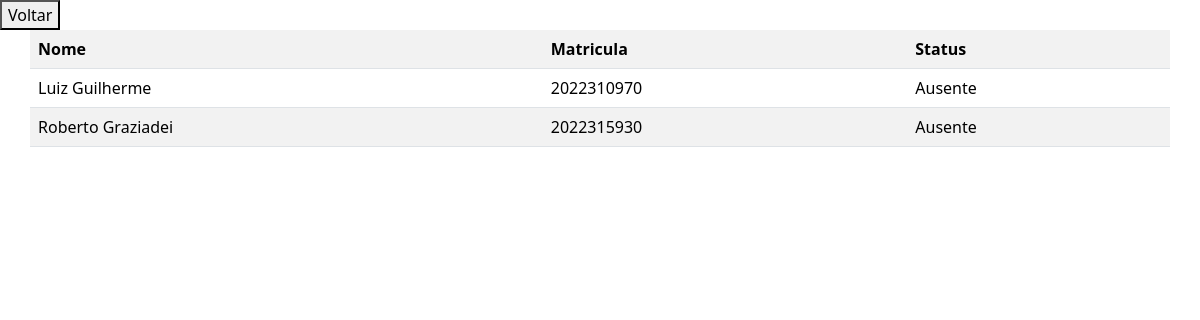
Page /crud/crud_presenca/listar.php?id_disciplinas=17&id_turma=310 (signed in) on the earlier database version.
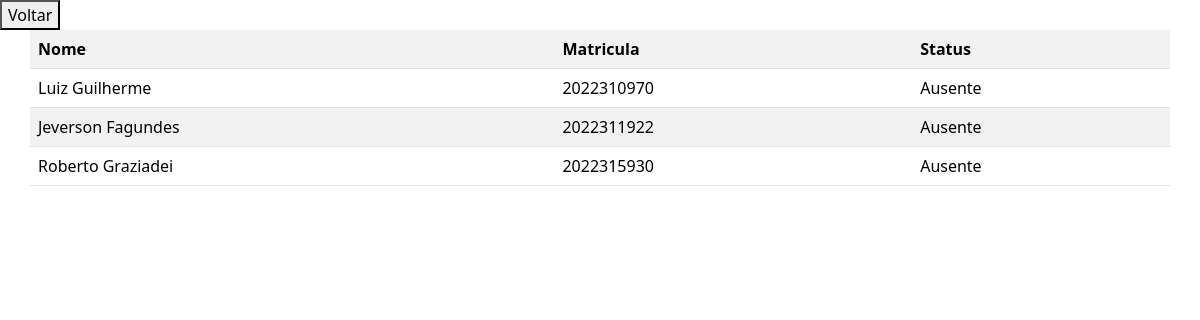
Same page on the later database version.
### tables this page shows
CREATE TABLE IF NOT EXISTS `aluno` (
  `matricula` int NOT NULL AUTO_INCREMENT,
  `nome` varchar(255) NOT NULL,
  `turma` int NOT NULL,
  PRIMARY KEY (`matricula`)
);

### crud/crud_presenca/listar.php (the view, shortened to what this page needs)
<?php
include('../../conecta.php');
$id_disciplinas = $_GET['id_disciplinas'];
$id_turma = $_GET['id_turma'];
$data = new DateTime('now');
$agora = $data->format('Y-m-d');
$sql = "SELECT DISTINCT matricula, nome, presenca FROM aluno
LEFT JOIN presenca ON (presenca.fk_aluno_matricula = aluno.matricula) and (date (presenca.hr_batida) = '$agora')
INNER JOIN turma ON turma.id_turma = aluno.turma
INNER JOIN horario ON horario.fk_turma_id_turma = turma.id_turma
WHERE horario.fk_disciplina_id_disciplina = $id_disciplinas AND horario.fk_turma_id_turma = $id_turma
";
$result = mysqli_query($conexao, $sql);
echo "<link rel='stylesheet' href='../../css/bootstrap.min.css'>";
echo '<table class="container table table-white table-striped">
<tr>
<th scope="col">Nome</th>
<th scope="col">Matricula</th>
<th scope="col">Status</th>
</tr>';
while ($dados = mysqli_fetch_assoc($result)) {
    echo '<tr>';
    echo '<td>' . $dados['nome'] . '</td>';
    echo '<td>' . $dados['matricula'] . '</td>';
    if ($dados['presenca'] != 1) {
        echo '<td>' .
        'Ausente'
        . '</td>';
    }
    echo '</tr>';
}
echo '<a href="../../QRcode/index.php"><button>Voltar</button></class=a>';
?>

Differences in the rows shown:
now on this page (row edited): aluno: nome "Jeverson Fagundes", matricula "2022311922"
